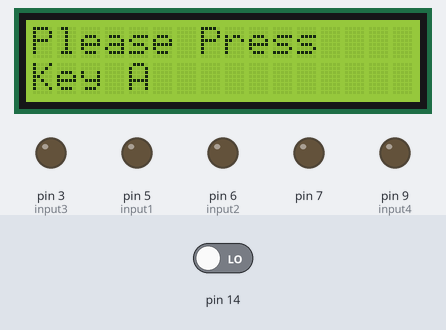
The sketch below on a simulated Arduino Uno, built with avr-gcc and run on an emulated ATmega328P. Shown: 16×2 character LCD, output pins drawn as LEDs (lit = HIGH). The inputs (shaded band) are chosen by the test bench; at power-on: pin 14 LOW. What the sketch prints to the serial monitor is not drawn.

Above: at 0.1 s.
At 2.8 s:
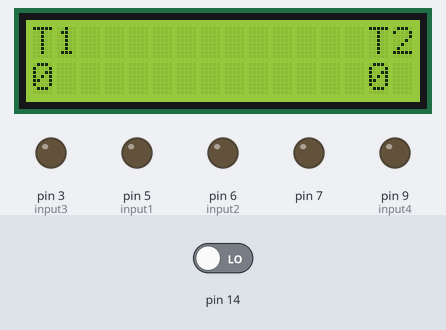
2.9 s: pin 14 driven HIGH
At 8.6 s:
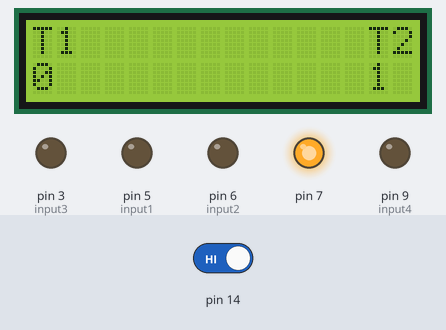
Timing chart, 0 to 14.9 s (numbered marks = the images above; inputs shaded):
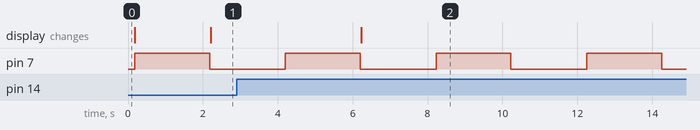

The sketch:

watermotor.ino
```cpp
#include <EEPROM.h>
//LCD1602显示5*8点阵汉字程序，然后有16*2个点阵
#include <Wire.h>  //加载Wire通讯库
#include <LiquidCrystal_I2C.h>  //加载液晶屏库
LiquidCrystal_I2C lcd(0x27,16,2);  // 设 LCD的地址为0x27，16列2行
//设置LCD1602设备地址，这里的地址是一般是0x20，或者0x27，也可能0x3F具体看模块手册

/** the current address in the EEPROM (i.e. which byte we're going to write to next) **/
int addr = 0;
int Relay_level=0;
int Liquid_level=0;
byte value;
int T1;
int T2;
int bt1 = 15;
int bt2 = 16;
int bt3 = 17;
int input1 = 5;
int input2 = 6;
int input3 = 3;
int input4 = 9;
void setup() {
  /** Empty setup. **/
  Serial.begin(9600);
  //Serial.println(EEPROM.length()); //1024
  //EEPROM.write(2, 0); //加了这句可以重新写入T1 T2
  pinMode(7,OUTPUT); //继电器1
  pinMode(14,INPUT); //液面传感器
  pinMode(bt1,INPUT); //按键1
  pinMode(bt2,INPUT); //按键1
  pinMode(bt3,INPUT); //按键1
  pinMode(input1,OUTPUT); //电机1正极
  pinMode(input2,OUTPUT); //电机1负极
  pinMode(input3,OUTPUT); //电机2正极
  pinMode(input4,OUTPUT); //电机1负极
  lcd.init();     //初始化LCD
  lcd.backlight(); //打开背光

  lcd.setCursor(0,0);                //设置显示指针
  lcd.print("Please Press");     //输出字符到LCD1602上
  lcd.setCursor(0,1);
  lcd.print("Key A");

  delay(100);
  if(EEPROM.read(2)==0){
  Serial.println("write");
  EEPROM.write(0, 2);
  delay(100);
  EEPROM.write(1, 3);
  delay(100);
  EEPROM.write(2, 1);
  delay(100);
  }


  value = EEPROM.read(0);
  Serial.print(0);
  Serial.print("\t");
  T1=value;
  Serial.print(T1);
  //Serial.print(value, DEC);
  Serial.println();
  value = EEPROM.read(1);
  Serial.print(1);
  Serial.print("\t");
  T2=value;
  Serial.print(T2);
  //Serial.print(value, DEC);
  Serial.println();
  lcd.clear();
}

void loop() {
  // put your main code here, to run repeatedly:
  Liquid_level=digitalRead(14);
  Serial.print("Liquid_level= ");Serial.println(Liquid_level);
  digitalWrite(7,HIGH);
  Relay_level=digitalRead(7);
  Serial.print("Relayfirst_level= ");Serial.println(Relay_level);
  delay(2000);
  Liquid_level=digitalRead(14);
  Serial.print("Liquid_level= ");Serial.println(Liquid_level);
  digitalWrite(7,LOW);
  Relay_level=digitalRead(7);
  Serial.print("Relayseconde_level= ");Serial.println(Relay_level);
  lcd.setCursor(0,0);                //设置显示指针
  lcd.print("T1            T2");     //输出字符到LCD1602上
  lcd.setCursor(0,1);
  lcd.print(Relay_level);
  lcd.setCursor(14,1);
  lcd.print(Liquid_level);
  delay(2000);
}
```

Measured:
- after the input at 2.9 s, the display: changes after 3.3 s (image 2)
- by itself, pin 7: alternates HIGH for 2.0 s and LOW for 2.0 s
